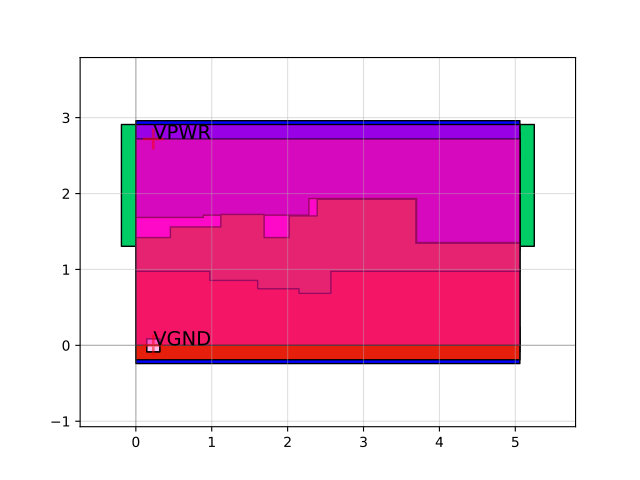

The Python source for this figure:
import sky130

c = sky130.components.sky130_fd_sc_hd__lpflow_inputisolatch_1()
c.plot()
